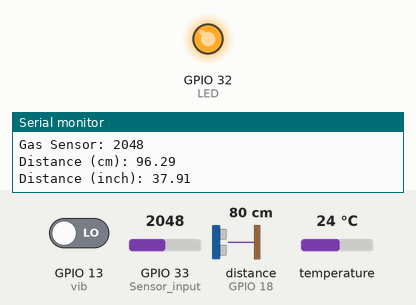
The sketch below on a simulated ESP32. Parts: output pins drawn as LEDs (lit = HIGH), the last lines printed to the serial monitor. Wiring (inferred from the names in the program): ultrasonic range finder: trigger GPIO 5; echo GPIO 18. The inputs (shaded band) are chosen by the test bench; at power-on: GPIO 33 (Sensor_input) = 2048, GPIO 13 (vib) LOW, distance to the obstacle (sensor on GPIO 18) 80 cm, temperature 24 °C. The echo pulse lasts 58.3 µs per cm; WiFi joins after 1.5 s; servers stay silent unless stated; storage starts empty; pins used as bus, display or sensor lines are not drawn.

Above: at 5.7 s.
5.8 s: GPIO 33 (Sensor_input) set to 1856
8.2 s: GPIO 33 (Sensor_input) set to 1759
At 9.4 s:
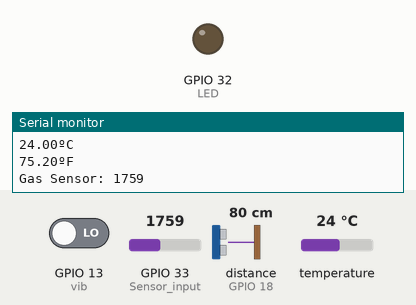
10.5 s: GPIO 33 (Sensor_input) set to 1840
At 12.2 s:
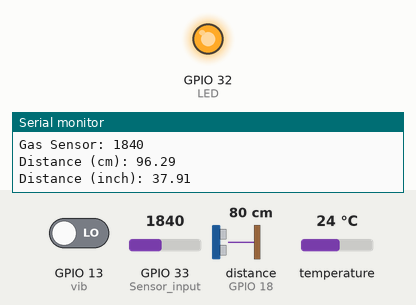
12.5 s: GPIO 33 (Sensor_input) set to 1760
At 13.7 s:
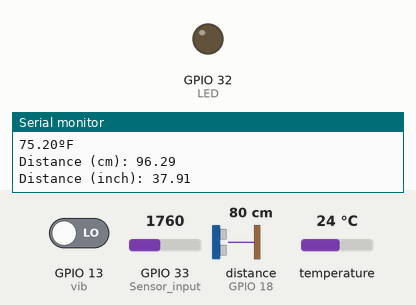
Timing chart, 0 to 15.5 s (numbered marks = the images above; inputs shaded):
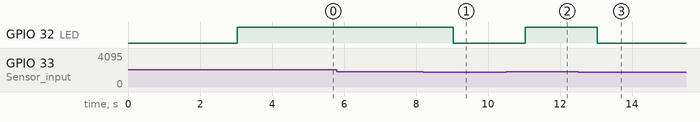

The sketch:

cad_project.ino
```cpp
//--------------------------------------------------------------------
//mq2 gas sensor
int LED = 32;            /*LED pin defined*/
int Sensor_input = 33;    /*Digital pin 5 for sensor input*/
//
//--------------------------------------------------------------------
//For Ultrasonic sensor
const int trigPin = 5;
const int echoPin = 18;

//define sound speed in cm/uS
#define SOUND_SPEED 0.034
#define CM_TO_INCH 0.393701

long duration;
float distanceCm;
float distanceInch;
//
//--------------------------------------------------------------------
//For temperature sensor
#include <OneWire.h>
#include <DallasTemperature.h>

// GPIO where the DS18B20 is connected to
const int oneWireBus = 4;

// Setup a oneWire instance to communicate with any OneWire devices
OneWire oneWire(oneWireBus);

// Pass our oneWire reference to Dallas Temperature sensor
DallasTemperature sensors(&oneWire);
//
//--------------------------------------------------------------------
//For Vibration sensor
int vib = 13;
int count = 0;
int prev_count = 0;
//
//--------------------------------------------------------------------
// Webserver
#include <WiFi.h>
#include <ESPAsyncWebServer.h>
#include "SPIFFS.h"
#include <Arduino_JSON.h>
#include <Arduino.h>
const char* ssid = "";
const char* password = "";
JSONVar reading;
AsyncWebServer server(80);
AsyncEventSource events("/events");

//--------------------------------------------------------------------
void setup()
{
    Serial.begin(115200);
    delay(1000);

    //Initialize SPIFFS
    if(!SPIFFS.begin(true)){
      Serial.println("An Error has occurred while mounting SPIFFS");
      return;
    }

    // Connect to Wi-Fi
    WiFi.begin(ssid, password);
    while (WiFi.status() != WL_CONNECTED) {
      delay(1000);
      Serial.println("Connecting to WiFi..");
    }

    // Print ESP32 Local IP Address
    Serial.println(WiFi.localIP());

    // Route for root / web page
    server.on("/", HTTP_GET, [](AsyncWebServerRequest *request){
      request->send(SPIFFS, "/index.html", "text/html");
    });

//    server.on("/login", HTTP_GET, [](AsyncWebServerRequest *request){
//        request->send(200, "text/plain", "OK");
//      server.on("/", HTTP_GET, [](AsyncWebServerRequest *request){
//        request->send(SPIFFS, "/index.html", "text/html");
//      });
//      Serial.println("----------------------------------");
//      Serial.println("Ip addr sent");
//      Serial.println("----------------------------------");
//      reading["ip"] = String(WiFi.localIP());
//      String accString = JSON.stringify (reading);
//      events.send(accString.c_str(),"ip_addr",millis());
//    });

      server.serveStatic("/", SPIFFS, "/");

  // Handle Web Server Events
    events.onConnect([](AsyncEventSourceClient *client){
      if(client->lastId()){
        Serial.printf("Client reconnected! Last message ID that it got is: %u\n", client->lastId());
      }
      // send event with message "hello!", id current millis
      // and set reconnect delay to 1 second
      client->send("hello!", NULL, millis(), 10000);
    });
    server.addHandler(&events);

    // Start server
    server.begin();

    //MQ2
    pinMode(LED, OUTPUT);  /*LED set as Output*/

    //Ultrasonic
    pinMode(trigPin, OUTPUT); // Sets the trigPin as an Output
    pinMode(echoPin, INPUT); // Sets the echoPin as an Input

    //Temp
    // Start the DS18B20 sensor
    sensors.begin();

    //Vibration
    pinMode(vib, INPUT);

    xTaskCreate(mq2, "Interfacing MQ2", 10000, NULL, 3, NULL);
    delay(500);
    xTaskCreate(ultraSonic, "Interfacing HC SR04", 10000, NULL, 2, NULL);
    delay(500);
    xTaskCreate(temp, "Interfacing Temperature Sensor", 10000, NULL, 1, NULL);
    delay(500);
    xTaskCreate(vibration, "Interfacing Vibration Sensor", 10000, NULL, tskIDLE_PRIORITY, NULL);
}
//--------------------------------------------------------------------
void loop()
{delay(1000);}
//--------------------------------------------------------------------
void mq2(void *pvParameters)
{
    while(1){
    //Serial.println("Inside MQ2");
    int sensor_Aout = analogRead(Sensor_input);  /*Analog value read function*/
    if(sensor_Aout<500) break;
    Serial.print("Gas Sensor: ");
    Serial.println(sensor_Aout);   /*Read value printed*/
//    Serial.print("\t");
//    Serial.print("\t");
    if (sensor_Aout > 1800) {    /*if condition with threshold 1800*/
//      Serial.println("Gas");
      digitalWrite (LED, HIGH) ; /*LED set HIGH if Gas detected */
      reading["mq2"] = "1";
    }
    else {
//      Serial.println("No Gas");
      digitalWrite (LED, LOW) ;  /*LED set LOW if NO Gas detected */
      reading["mq2"] = "0";
    }
    String accString = JSON.stringify (reading);
    events.send(accString.c_str(),"gas_reading",NULL);
    delay(2000);
    }
    vTaskDelete( NULL );
}
//--------------------------------------------------------------------
void ultraSonic(void *pvParameters)
{
    while(1){
    //Serial.println("Inside Ultrasonic");
    // Clears the trigPin
    digitalWrite(trigPin, LOW);
    delayMicroseconds(2);
    // Sets the trigPin on HIGH state for 10 micro seconds
    digitalWrite(trigPin, HIGH);
    delayMicroseconds(10);
    digitalWrite(trigPin, LOW);

    // Reads the echoPin, returns the sound wave travel time in microseconds
    duration = pulseIn(echoPin, HIGH);

    // Calculate the distance
    distanceCm = duration * SOUND_SPEED/2;

    if(distanceCm==0) break;

    // Convert to inches
    distanceInch = distanceCm * CM_TO_INCH;

    // Prints the distance in the Serial Monitor
    Serial.print("Distance (cm): ");
    Serial.println(distanceCm);
    Serial.print("Distance (inch): ");
    Serial.println(distanceInch);
    reading["distance"] = String(distanceCm);
    String accString = JSON.stringify (reading);
    events.send(accString.c_str(),"ultrasonic_reading",NULL);
    delay(2000);
    }
    vTaskDelete( NULL );
}
//--------------------------------------------------------------------
void temp(void *pvParameters)
{
    while(1){
    //Serial.println("Inside Temperature");
    sensors.requestTemperatures();
    float temperatureC = sensors.getTempCByIndex(0);
    float temperatureF = sensors.getTempFByIndex(0);
    if(temperatureC<0) break;
    Serial.print(temperatureC);
    Serial.println("ºC");
    Serial.print(temperatureF);
    Serial.println("ºF");
    reading["temp"] = String(temperatureC);
    String accString = JSON.stringify (reading);
    events.send(accString.c_str(),"temperature_reading",NULL);
    delay(2000);
    }
    vTaskDelete( NULL );
}
//--------------------------------------------------------------------
void vibration(void *pvParameters)
{
    while(1){
    //Serial.println("Inside Vibration");
    bool value = digitalRead(vib);
    if (value == 1) {
      count = count + 1;
      delay(1000);
      reading["vibration"] = String(prev_count);
      String accString = JSON.stringify (reading);
      events.send(accString.c_str(),"chatter_reading",NULL);
    }else if(value == 0){
      if(count != prev_count){
        prev_count = count;
        Serial.println(prev_count);
     }
    }
    }
    vTaskDelete( NULL );
}
```

Measured:
- the behaviour switches between 1801 and 1800 on GPIO 33 (Sensor_input) (found by bisection; images 0 and 1)
- after the input at 8.2 s, GPIO 32 (LED): HIGH → LOW after 0.84 s
- after the input at 10.5 s, GPIO 32 (LED): LOW → HIGH after 0.54 s
- after the input at 12.5 s, GPIO 32 (LED): HIGH → LOW after 0.54 s
